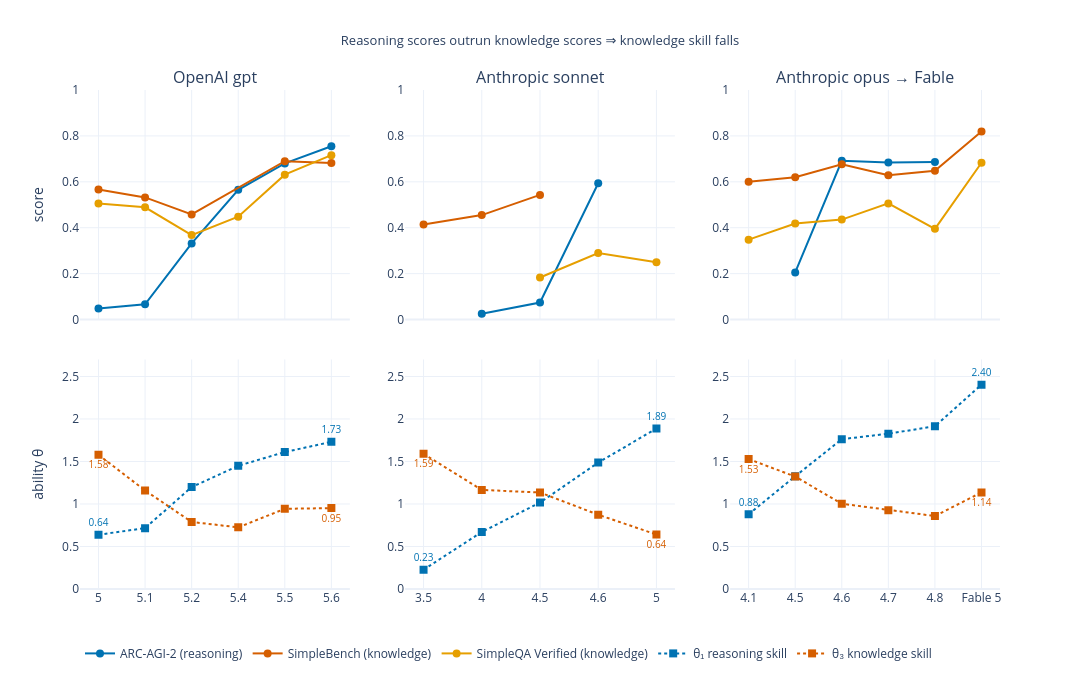

Notebook source saved alongside this figure:
### Markdown cell above
### 2 · The cause, per lineage.
**Top:** raw benchmark scores along the chain — reasoning (blue) rises faster than knowledge (warm). **Bottom:** the skills the model infers — reasoning θ₁ rises, so the model expects knowledge to rise too; flat knowledge scores against that rising expectation force knowledge θ₃ **down**.

### Code cell
fig = make_subplots(rows=2, cols=3, shared_xaxes=True,
                    row_heights=[0.5, 0.5], vertical_spacing=0.08, horizontal_spacing=0.06,
                    subplot_titles=list(CHAINS) + ["", "", ""])
for j, (panel, nodes) in enumerate(CHAINS.items(), 1):
    labs = [lab for lab, _ in nodes]
    reps = [rep for _, rep in nodes]
    # top: benchmark scores
    fig.add_trace(go.Scatter(x=labs, y=[node_score(r, REAS) for r in reps],
                             mode="lines+markers", name="ARC-AGI-2 (reasoning)",
                             line=dict(color=C["blue"], width=2), marker=dict(size=8),
                             connectgaps=True, showlegend=(j == 1)), row=1, col=j)
    for b, col in zip(KNOW, [C["verm"], C["orange"]]):
        fig.add_trace(go.Scatter(x=labs, y=[node_score(r, b) for r in reps],
                                 mode="lines+markers", name=f"{b} (knowledge)",
                                 line=dict(color=col, width=2), marker=dict(size=8),
                                 connectgaps=True, showlegend=(j == 1)), row=1, col=j)
    # bottom: inferred skills
    def _lbl(v):
        return [f"{v[0]:.2f}"] + [""] * (len(v) - 2) + [f"{v[-1]:.2f}"]
    y1 = [node_theta(r, "ax1") for r in reps]
    y3 = [node_theta(r, "ax3") for r in reps]
    fig.add_trace(go.Scatter(x=labs, y=y1, mode="lines+markers+text", text=_lbl(y1),
                             textposition="top center", textfont=dict(size=10, color=C["blue"]),
                             name="θ₁ reasoning skill",
                             line=dict(color=C["blue"], width=2, dash="dot"),
                             marker=dict(size=8, symbol="square"), showlegend=(j == 1)),
                  row=2, col=j)
    fig.add_trace(go.Scatter(x=labs, y=y3, mode="lines+markers+text", text=_lbl(y3),
                             textposition="bottom center", textfont=dict(size=10, color=C["verm"]),
                             name="θ₃ knowledge skill",
                             line=dict(color=C["verm"], width=2, dash="dot"),
                             marker=dict(size=8, symbol="square"), showlegend=(j == 1)),
                  row=2, col=j)
    fig.update_yaxes(range=[0, 1], row=1, col=j, title="score" if j == 1 else None)
    fig.update_yaxes(range=[0, 2.7], row=2, col=j, title="ability θ" if j == 1 else None)
fig.update_layout(title="Reasoning scores outrun knowledge scores ⇒ knowledge skill falls",
                  height=680, width=1080, margin=dict(t=90),
                  legend=dict(orientation="h", y=-0.10, font=dict(size=12)))
show(fig, "p2_per_lineage_cause")

### Figure 1 — Plotly figure (JSON) as saved in the notebook; plotly's stock layout.template omitted (floating-point values rounded to 4 significant figures)
{"data": [{"connectgaps": true, "line": {"color": "#0072B2", "width": 2}, "marker": {"size": 8}, "mode": "lines+markers", "name": "ARC-AGI-2 (reasoning)", "showlegend": true, "type": "scatter", "x": ["5", "5.1", "5.2", "5.4", "5.5", "5.6"], "xaxis": "x", "y": [0.04822, 0.06632, 0.3316, 0.5651, 0.6802, 0.755], "yaxis": "y"}, {"connectgaps": true, "line": {"color": "#D55E00", "width": 2}, "marker": {"size": 8}, "mode": "lines+markers", "name": "SimpleBench (knowledge)", "showlegend": true, "type": "scatter", "x": ["5", "5.1", "5.2", "5.4", "5.5", "5.6"], "xaxis": "x", "y": [0.567, 0.532, 0.458, null, 0.69, 0.6825], "yaxis": "y"}, {"connectgaps": true, "line": {"color": "#E69F00", "width": 2}, "marker": {"size": 8}, "mode": "lines+markers", "name": "SimpleQA Verified (knowledge)", "showlegend": true, "type": "scatter", "x": ["5", "5.1", "5.2", "5.4", "5.5", "5.6"], "xaxis": "x", "y": [0.506, 0.489, 0.368, 0.4483, 0.631, 0.716], "yaxis": "y"}, {"line": {"color": "#0072B2", "dash": "dot", "width": 2}, "marker": {"size": 8, "symbol": "square"}, "mode": "lines+markers+text", "name": "θ₁ reasoning skill", "showlegend": true, "text": ["0.64", "", "", "", "", "1.73"], "textfont": {"color": "#0072B2", "size": 10}, "textposition": "top center", "type": "scatter", "x": ["5", "5.1", "5.2", "5.4", "5.5", "5.6"], "xaxis": "x4", "y": [0.6383, 0.7159, 1.199, 1.449, 1.611, 1.731], "yaxis": "y4"}, {"line": {"color": "#D55E00", "dash": "dot", "width": 2}, "marker": {"size": 8, "symbol": "square"}, "mode": "lines+markers+text", "name": "θ₃ knowledge skill", "showlegend": true, "text": ["1.58", "", "", "", "", "0.95"], "textfont": {"color": "#D55E00", "size": 10}, "textposition": "bottom center", "type": "scatter", "x": ["5", "5.1", "5.2", "5.4", "5.5", "5.6"], "xaxis": "x4", "y": [1.579, 1.159, 0.7887, 0.725, 0.9434, 0.9515], "yaxis": "y4"}, {"connectgaps": true, "line": {"color": "#0072B2", "width": 2}, "marker": {"size": 8}, "mode": "lines+markers", "name": "ARC-AGI-2 (reasoning)", "showlegend": false, "type": "scatter", "x": ["3.5", "4", "4.5", "4.6", "5"], "xaxis": "x2", "y": [null, 0.02542, 0.07414, 0.5938, null], "yaxis": "y2"}, {"connectgaps": true, "line": {"color": "#D55E00", "width": 2}, "marker": {"size": 8}, "mode": "lines+markers", "name": "SimpleBench (knowledge)", "showlegend": false, "type": "scatter", "x": ["3.5", "4", "4.5", "4.6", "5"], "xaxis": "x2", "y": [0.414, 0.455, 0.543, null, null], "yaxis": "y2"}, {"connectgaps": true, "line": {"color": "#E69F00", "width": 2}, "marker": {"size": 8}, "mode": "lines+markers", "name": "SimpleQA Verified (knowledge)", "showlegend": false, "type": "scatter", "x": ["3.5", "4", "4.5", "4.6", "5"], "xaxis": "x2", "y": [null, null, 0.183, 0.29, 0.25], "yaxis": "y2"}, {"line": {"color": "#0072B2", "dash": "dot", "width": 2}, "marker": {"size": 8, "symbol": "square"}, "mode": "lines+markers+text", "name": "θ₁ reasoning skill", "showlegend": false, "text": ["0.23", "", "", "", "1.89"], "textfont": {"color": "#0072B2", "size": 10}, "textposition": "top center", "type": "scatter", "x": ["3.5", "4", "4.5", "4.6", "5"], "xaxis": "x5", "y": [0.227, 0.6707, 1.016, 1.487, 1.887], "yaxis": "y5"}, {"line": {"color": "#D55E00", "dash": "dot", "width": 2}, "marker": {"size": 8, "symbol": "square"}, "mode": "lines+markers+text", "name": "θ₃ knowledge skill", "showlegend": false, "text": ["1.59", "", "", "", "0.64"], "textfont": {"color": "#D55E00", "size": 10}, "textposition": "bottom center", "type": "scatter", "x": ["3.5", "4", "4.5", "4.6", "5"], "xaxis": "x5", "y": [1.59, 1.165, 1.135, 0.8739, 0.6408], "yaxis": "y5"}, {"connectgaps": true, "line": {"color": "#0072B2", "width": 2}, "marker": {"size": 8}, "mode": "lines+markers", "name": "ARC-AGI-2 (reasoning)", "showlegend": false, "type": "scatter", "x": ["4.1", "4.5", "4.6", "4.7", "4.8", "Fable 5"], "xaxis": "x3", "y": [null, 0.2052, 0.6917, 0.6842, 0.6866, null], "yaxis": "y3"}, {"connectgaps": true, "line": {"color": "#D55E00", "width": 2}, "marker": {"size": 8}, "mode": "lines+markers", "name": "SimpleBench (knowledge)", "showlegend": false, "type": "scatter", "x": ["4.1", "4.5", "4.6", "4.7", "4.8", "Fable 5"], "xaxis": "x3", "y": [0.6, 0.62, 0.676, 0.629, 0.648, 0.819], "yaxis": "y3"}, {"connectgaps": true, "line": {"color": "#E69F00", "width": 2}, "marker": {"size": 8}, "mode": "lines+markers", "name": "SimpleQA Verified (knowledge)", "showlegend": false, "type": "scatter", "x": ["4.1", "4.5", "4.6", "4.7", "4.8", "Fable 5"], "xaxis": "x3", "y": [0.348, 0.418, 0.4354, 0.506, 0.395, 0.683], "yaxis": "y3"}, {"line": {"color": "#0072B2", "dash": "dot", "width": 2}, "marker": {"size": 8, "symbol": "square"}, "mode": "lines+markers+text", "name": "θ₁ reasoning skill", "showlegend": false, "text": ["0.88", "", "", "", "", "2.40"], "textfont": {"color": "#0072B2", "size": 10}, "textposition": "top center", "type": "scatter", "x": ["4.1", "4.5", "4.6", "4.7", "4.8", "Fable 5"], "xaxis": "x6", "y": [0.8786, 1.326, 1.762, 1.827, 1.914, 2.404], "yaxis": "y6"}, {"line": {"color": "#D55E00", "dash": "dot", "width": 2}, "marker": {"size": 8, "symbol": "square"}, "mode": "lines+markers+text", "name": "θ₃ knowledge skill", "showlegend": false, "text": ["1.53", "", "", "", "", "1.14"], "textfont": {"color": "#D55E00", "size": 10}, "textposition": "bottom center", "type": "scatter", "x": ["4.1", "4.5", "4.6", "4.7", "4.8", "Fable 5"], "xaxis": "x6", "y": [1.528, 1.323, 1.003, 0.9275, 0.8583, 1.136], "yaxis": "y6"}], "layout": {"annotations": [{"font": {"size": 16}, "showarrow": false, "text": "OpenAI gpt", "x": 0.1467, "xanchor": "center", "xref": "paper", "y": 1.0, "yanchor": "bottom", "yref": "paper"}, {"font": {"size": 16}, "showarrow": false, "text": "Anthropic sonnet", "x": 0.5, "xanchor": "center", "xref": "paper", "y": 1.0, "yanchor": "bottom", "yref": "paper"}, {"font": {"size": 16}, "showarrow": false, "text": "Anthropic opus → Fable", "x": 0.8533, "xanchor": "center", "xref": "paper", "y": 1.0, "yanchor": "bottom", "yref": "paper"}], "height": 680, "legend": {"font": {"size": 12}, "orientation": "h", "y": -0.1}, "margin": {"t": 90}, "title": {"font": {"size": 13}, "text": "Reasoning scores outrun knowledge scores ⇒ knowledge skill falls", "x": 0.5}, "width": 1080, "xaxis": {"anchor": "y", "domain": [0.0, 0.2933], "matches": "x4", "showticklabels": false}, "xaxis2": {"anchor": "y2", "domain": [0.3533, 0.6467], "matches": "x5", "showticklabels": false}, "xaxis3": {"anchor": "y3", "domain": [0.7067, 1.0], "matches": "x6", "showticklabels": false}, "xaxis4": {"anchor": "y4", "domain": [0.0, 0.2933]}, "xaxis5": {"anchor": "y5", "domain": [0.3533, 0.6467]}, "xaxis6": {"anchor": "y6", "domain": [0.7067, 1.0]}, "yaxis": {"anchor": "x", "domain": [0.54, 1.0], "range": [0, 1], "title": {"text": "score"}}, "yaxis2": {"anchor": "x2", "domain": [0.54, 1.0], "range": [0, 1], "title": {}}, "yaxis3": {"anchor": "x3", "domain": [0.54, 1.0], "range": [0, 1], "title": {}}, "yaxis4": {"anchor": "x4", "domain": [0.0, 0.46], "range": [0, 2.7], "title": {"text": "ability θ"}}, "yaxis5": {"anchor": "x5", "domain": [0.0, 0.46], "range": [0, 2.7], "title": {}}, "yaxis6": {"anchor": "x6", "domain": [0.0, 0.46], "range": [0, 2.7], "title": {}}}}
